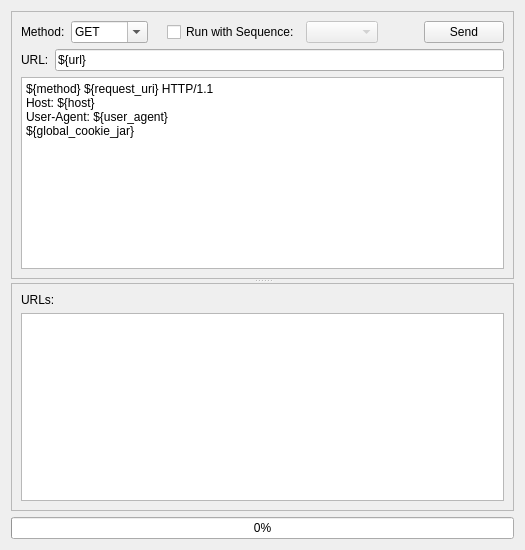
          <widget class="QWidget" name="tab">
           <attribute name="title">
            <string>Bulk Request</string>
           </attribute>
           <layout class="QVBoxLayout" name="verticalLayout_3">
            <item>
             <widget class="QSplitter" name="splitter_bulk_requester">
              <property name="orientation">
               <enum>Qt::Vertical</enum>
              </property>
              <widget class="QFrame" name="frame_2">
               <property name="sizePolicy">
                <sizepolicy hsizetype="Preferred" vsizetype="Minimum">
                 <horstretch>0</horstretch>
                 <verstretch>0</verstretch>
                </sizepolicy>
               </property>
               <property name="frameShape">
                <enum>QFrame::StyledPanel</enum>
               </property>
               <property name="frameShadow">
                <enum>QFrame::Raised</enum>
               </property>
               <layout class="QVBoxLayout" name="verticalLayout_7">
                <item>
                 <layout class="QHBoxLayout" name="horizontalLayout">
                  <item>
                   <widget class="QLabel" name="label_3">
                    <property name="text">
                     <string>Method:</string>
                    </property>
                   </widget>
                  </item>
                  <item>
                   <widget class="QComboBox" name="bulkRequestMethodEdit">
                    <property name="editable">
                     <bool>true</bool>
                    </property>
                    <item>
                     <property name="text">
                      <string>GET</string>
                     </property>
                    </item>
                    <item>
                     <property name="text">
                      <string>POST</string>
                     </property>
                    </item>
                    <item>
                     <property name="text">
                      <string>HEAD</string>
                     </property>
                    </item>
                    <item>
                     <property name="text">
                      <string>PUT</string>
                     </property>
                    </item>
                    <item>
                     <property name="text">
                      <string>DELETE</string>
                     </property>
                    </item>
                   </widget>
                  </item>
                  <item>
                   <widget class="QLabel" name="label_45">
                    <property name="text">
                     <string/>
                    </property>
                   </widget>
                  </item>
                  <item>
                   <widget class="QCheckBox" name="bulkRequestSequenceCheckBox">
                    <property name="text">
                     <string>Run with Sequence:</string>
                    </property>
                   </widget>
                  </item>
                  <item>
                   <widget class="QComboBox" name="bulkRequestSequenceComboBox">
                    <property name="enabled">
                     <bool>false</bool>
                    </property>
                    <property name="sizePolicy">
                     <sizepolicy hsizetype="MinimumExpanding" vsizetype="Fixed">
                      <horstretch>0</horstretch>
                      <verstretch>0</verstretch>
                     </sizepolicy>
                    </property>
                   </widget>
                  </item>
                  <item>
                   <spacer name="horizontalSpacer_2">
                    <property name="orientation">
                     <enum>Qt::Horizontal</enum>
                    </property>
                    <property name="sizeHint" stdset="0">
                     <size>
                      <width>40</width>
                      <height>20</height>
                     </size>
                    </property>
                   </spacer>
                  </item>
                  <item>
                   <widget class="QPushButton" name="bulkRequestPushButton">
                    <property name="text">
                     <string>Send</string>
                    </property>
                   </widget>
                  </item>
                 </layout>
                </item>
                <item>
                 <layout class="QHBoxLayout" name="horizontalLayout_19">
                  <item>
                   <widget class="QLabel" name="label_44">
                    <property name="text">
                     <string>URL:</string>
                    </property>
                   </widget>
                  </item>
                  <item>
                   <widget class="QLineEdit" name="bulkRequestUrlEdit">
                    <property name="text">
                     <string>${url}</string>
                    </property>
                   </widget>
                  </item>
                 </layout>
                </item>
                <item>
                 <widget class="QPlainTextEdit" name="bulkRequestTemplateEdit">
                  <property name="plainText">
                   <string>${method} ${request_uri} HTTP/1.1
Host: ${host}
User-Agent: ${user_agent}
${global_cookie_jar}</string>
                  </property>
                 </widget>
                </item>
               </layout>
              </widget>
              <widget class="QFrame" name="frame_3">
               <property name="frameShape">
                <enum>QFrame::StyledPanel</enum>
               </property>
               <property name="frameShadow">
                <enum>QFrame::Raised</enum>
               </property>
               <layout class="QVBoxLayout" name="verticalLayout_4">
                <item>
                 <widget class="QLabel" name="label_14">
                  <property name="text">
                   <string>URLs:</string>
                  </property>
                 </widget>
                </item>
                <item>
                 <widget class="QPlainTextEdit" name="bulkRequestUrlListEdit"/>
                </item>
               </layout>
              </widget>
             </widget>
            </item>
            <item>
             <widget class="QProgressBar" name="bulkRequestProgressBar">
              <property name="value">
               <number>0</number>
              </property>
             </widget>
            </item>
           </layout>
          </widget>
